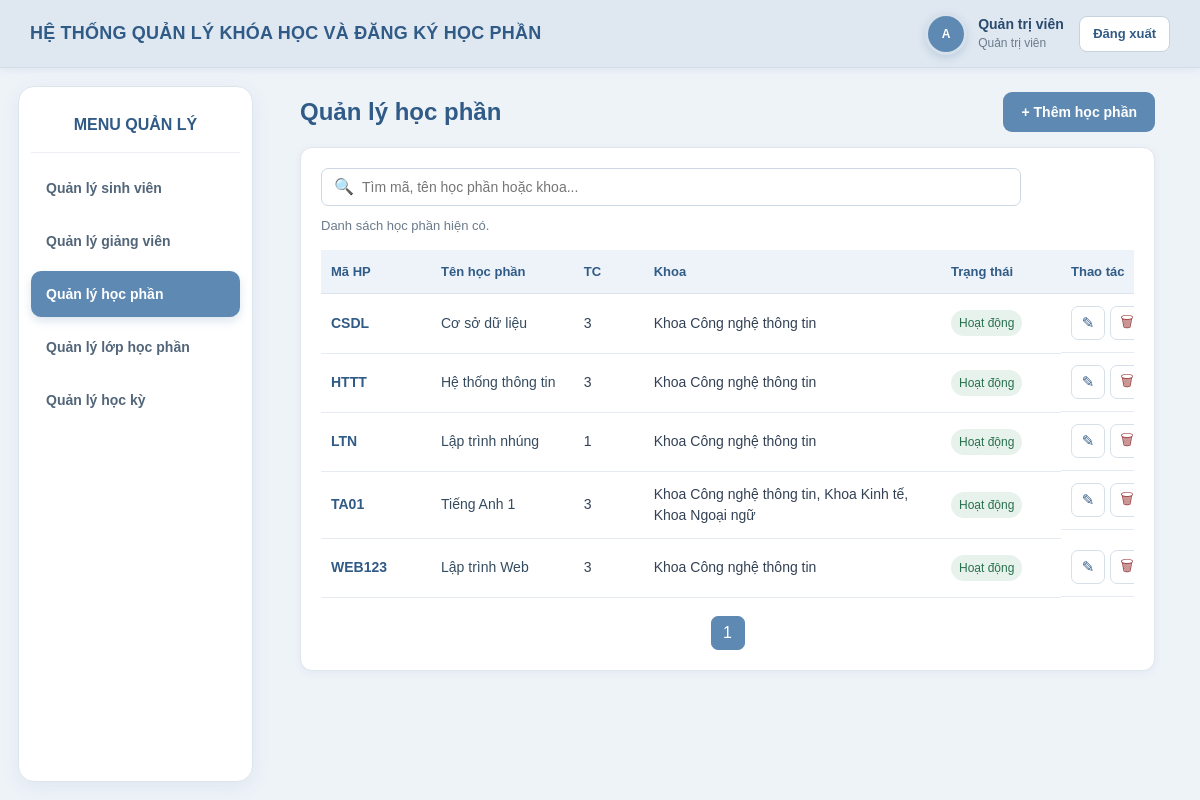
Page /BTL_web/public/index.php?r=admin/courses (signed in) on the committed database.
### tables this page shows
CREATE TABLE IF NOT EXISTS `courses` (
  `id` int NOT NULL AUTO_INCREMENT,
  `code` varchar(50) NOT NULL,
  `name` varchar(150) NOT NULL,
  `credits` tinyint UNSIGNED NOT NULL,
  `description` text,
  `status` tinyint(1) NOT NULL DEFAULT '1',
  PRIMARY KEY (`id`),
  UNIQUE KEY `code` (`code`)
);

### BTL_web/src/Core/Controller.php (called while the page is built, shortened)
<?php
abstract class Controller {
    protected function view(string $name, array $data=[]): void { extract($data); require dirname(__DIR__) . '/View/' . $name . '.php'; }
}

### BTL_web/src/Controller/CourseController.php (called while the page is built, shortened)
<?php
class CourseController extends Controller {
 private function repo():CourseRepository{return new CourseRepository($this->pdo);}
 public function index():void{Auth::requireRole('admin');$q=trim($_GET['q']??'');$page=max(1,(int)($_GET['page']??1));$r=$this->repo();$total=$r->count($q);[$page,$per,$off,$pages]=paginate($page,8,$total);$this->view('admin/courses/index',['rows'=>$r->findPage($q,$per,$off),'q'=>$q,'page'=>$page,'pages'=>$pages]);}
}

### BTL_web/src/Core/Router.php (called while the page is built, shortened)
<?php
class Router
{
    public function dispatch(string $route): void
    {
        [$class, $method] = $map[$route];
        $obj = new $class($this->pdo);
        $obj->$method();
    }
}

### BTL_web/public/index.php (called while the page is built, shortened)
<?php
require_once dirname(__DIR__) . '/src/Core/helpers.php';
require_once dirname(__DIR__) . '/src/Core/Controller.php';
require_once dirname(__DIR__) . '/src/Core/Router.php';
spl_autoload_register(function (string $class): void {
    $prefix = 'App\\';
    $file = dirname(__DIR__) . '/src/' . str_replace('\\', '/', substr($class, strlen($prefix))) . '.php';
});
$pdo = Database::connection();
$router = new Router($pdo);
$router->dispatch($_GET['r'] ?? 'home');

### BTL_web/src/Core/helpers.php (called while the page is built, shortened)
<?php
function e(mixed $value): string { return htmlspecialchars((string)$value, ENT_QUOTES | ENT_SUBSTITUTE, 'UTF-8'); }
function csrf_token(): string { return $_SESSION['_csrf'] ??= bin2hex(random_bytes(32)); }
function paginate(int $page, int $perPage, int $total): array { $perPage=max(1,min(50,$perPage)); $pages=max(1,(int)ceil($total/$perPage)); $page=max(1,min($pages,$page)); return [$page,$perPage,($page-1)*$perPage,$pages]; }

### BTL_web/src/Repository/CourseRepository.php (called while the page is built, shortened)
<?php
class CourseRepository
{
    private PDO $pdo;
    public function __construct(PDO $pdo)
    {
        $this->pdo = $pdo;
    }
public function count(string $q = ''): int
{
    $like = '%' . trim($q) . '%';
    $sql = "
        SELECT COUNT(DISTINCT c.id)
        FROM courses c
        LEFT JOIN course_faculties cf
            ON cf.course_id = c.id
        LEFT JOIN faculties f
            ON f.id = cf.faculty_id
        WHERE
            c.code LIKE :q1
            OR c.name LIKE :q2
            OR f.name LIKE :q3
    ";
    $stmt = $this->pdo->prepare($sql);
    $stmt->execute([
        ':q1' => $like,
        ':q2' => $like,
        ':q3' => $like
    ]);
    return (int)$stmt->fetchColumn();
}
public function findPage(
    string $q,
    int $limit,
    int $offset
): array {
    $like = '%' . trim($q) . '%';
    $limit = max(
        1,
        min((int)$limit, 100)
    );
    $offset = max(
        0,
        (int)$offset
    );
    $sql = "
        SELECT
            c.id,
            c.code,
            c.name,
            c.credits,
            c.status,
            GROUP_CONCAT(
                DISTINCT f.name
                ORDER BY f.name
                SEPARATOR ', '
            ) AS faculties
        FROM courses c
        LEFT JOIN course_faculties cf
            ON cf.course_id = c.id
        LEFT JOIN faculties f
            ON f.id = cf.faculty_id
        WHERE
            c.code LIKE :q1
            OR c.name LIKE :q2
            OR f.name LIKE :q3
        GROUP BY
            c.id,
            c.code,
            c.name,
            c.credits,
            c.status
        ORDER BY
            c.code ASC
        LIMIT :lim
        OFFSET :off
    ";
    $stmt = $this->pdo->prepare($sql);
    $stmt->bindValue(
        ':q1',
        $like,
        PDO::PARAM_STR
    );
    $stmt->bindValue(
        ':q2',
        $like,
        PDO::PARAM_STR
    );
    $stmt->bindValue(
        ':q3',
        $like,
        PDO::PARAM_STR
    );
    $stmt->bindValue(
        ':lim',
        $limit,
        PDO::PARAM_INT
    );
    $stmt->bindValue(
        ':off',
        $offset,
        PDO::PARAM_INT
    );
    $stmt->execute();
    return $stmt->fetchAll(PDO::FETCH_ASSOC);
}
}

### BTL_web/src/View/admin/courses/index.php (the view, shortened to what this page needs)
<?php
include dirname(__DIR__, 2) . '/layout/header.php';
$endpoint = BASE_URL . '?r=api/admin/search';
?>
<div data-admin-search data-type="courses" data-endpoint="<?= e($endpoint) ?>" data-base-url="<?= e(BASE_URL) ?>" data-csrf="<?= e(csrf_token()) ?>">
    <div class="course-toolbar">
        <h2>Quản lý học phần</h2>
        <a class="btn" href="<?= e(BASE_URL) ?>?r=admin/course/create">+ Thêm học phần</a>
    </div>
    <div class="card">
        <div class="search-row">
            <div class="smart-search">
                <span class="search-icon">🔍</span>
                <input class="input" type="text" data-search-input value="<?= e($q ?? '') ?>" placeholder="Tìm mã, tên học phần hoặc khoa..." autocomplete="off">
            </div>
        </div>
        <div class="search-status muted" data-search-result>
            <?= !empty($q) ? 'Kết quả tìm kiếm cho “' . e($q) . '”.' : 'Danh sách học phần hiện có.' ?>
        </div>
        <div class="course-table-wrap">
            <table class="course-table">
                <thead><tr><th style="width:110px">Mã HP</th><th>Tên học phần</th><th style="width:70px">TC</th><th>Khoa</th><th style="width:120px">Trạng thái</th><th style="width:110px">Thao tác</th></tr></thead>
                <tbody data-search-body>
                    <?php if (empty($rows)): ?>
                        <tr><td colspan="6" class="empty-row">Không tìm thấy học phần phù hợp.</td></tr>
                    <?php else: ?>
                        <?php foreach ($rows as $r): ?>
                            <tr>
                                <td><span class="course-code"><?= e($r['code']) ?></span></td>
                                <td><span class="course-name"><?= e($r['name']) ?></span></td>
                                <td><?= e($r['credits']) ?></td>
                                <td><div class="faculty-text"><?= e($r['faculties'] ?? '') ?></div></td>
                                <td><span class="badge <?= !$r['status'] ? 'off' : '' ?>"><?= $r['status'] ? 'Hoạt động' : 'Khóa' ?></span></td>
                                <td class="actions"><div class="action-row">
                                    <a class="icon-btn" title="Sửa" aria-label="Sửa" href="<?= e(BASE_URL) ?>?r=admin/course/edit&id=<?= (int)$r['id'] ?>">✎</a>
                                    <form method="post" action="<?= e(BASE_URL) ?>?r=admin/course/delete" onsubmit="return confirm('Bạn có chắc muốn xóa học phần này?');">
                                        <button class="icon-btn danger" type="submit" title="Xóa" aria-label="Xóa">🗑</button>
                                    </form>
                                </div></td>
                            </tr>
                        <?php endforeach; ?>
                    <?php endif; ?>
                </tbody>
            </table>
        </div>
        <div class="pagination" data-search-pagination>
            <?php for ($i = 1; $i <= ($pages ?? 1); $i++): ?>
                <a class="<?= $i === ($page ?? 1) ? 'active' : '' ?>" href="<?= e(BASE_URL) ?>?r=admin/courses&q=<?= urlencode($q ?? '') ?>&page=<?= $i ?>"><?= $i ?></a>
            <?php endfor; ?>
        </div>
    </div>
</div>
<?php include dirname(__DIR__, 2) . '/layout/footer.php'; ?>

### BTL_web/src/View/layout/header.php (style rules this page uses)
* { box-sizing: border-box; }
html, body { margin: 0; padding: 0; }
html { height: 100%; }
body { min-height: 100vh; font-family: Arial, sans-serif; background: #eef3f8; color: #334155; line-height: 1.5; overflow-x: hidden; }
a { text-decoration: none; color: #315b87; }
button, input, select, textarea { font-family: Arial, sans-serif; }
h1, h2, h3 { color: #315b87; }
h2 { margin-top: 0; }
.card { background: #ffffff; border: 1px solid #e0e6ed; border-radius: 12px; padding: 20px; box-shadow: 0 2px 8px rgba( 49, 91, 135, .06 ); margin-bottom: 18px; }
.input, select, textarea { width: 100%; padding: 10px 11px; border: 1px solid #ccd7e3; border-radius: 7px; background: #ffffff; color: #334155; font-family: Arial, sans-serif; font-size: 14px; }
.btn { min-width: 110px; min-height: 40px; padding: 9px 18px; border: none; border-radius: 9px; background: #5d89b2; color: #ffffff; cursor: pointer; display: inline-flex; align-items: center; justify-content: center; text-align: center; font-size: 14px; font-weight: 600; transition: background .2s ease, transform .15s ease, box-shadow .2s ease; white-space: nowrap; }
table { width: 100%; border-collapse: collapse; }
th, td { padding: 11px 9px; border-bottom: 1px solid #edf0f4; text-align: left; font-size: 14px; vertical-align: top; }
th { background: #f4f7fa; font-size: 13px; color: #415a73; }
.badge { display: inline-block; padding: 4px 8px; border-radius: 20px; font-size: 12px; background: #e7f2ec; color: #28704d; }
.pagination { display: flex; gap: 7px; margin-top: 15px; flex-wrap: wrap; }
.pagination a, .pagination span { padding: 7px 10px; border: 1px solid #d7e0e9; border-radius: 6px; }
.pagination .active { background: #5d89b2; color: #ffffff; }
.muted { color: #6b7b8c; font-size: 13px; }
.actions { display: flex; gap: 6px; flex-wrap: wrap; }

### BTL_web/src/View/admin/courses/index.php (style rules this page uses)
.course-toolbar { display:flex;align-items:center;justify-content:space-between;gap:15px;flex-wrap:wrap;margin-bottom:15px }
.course-toolbar h2 { margin:0 }
.smart-search { position:relative;flex:1 1 450px;max-width:700px }
.smart-search .search-icon { position:absolute;left:13px;top:50%;transform:translateY(-50%);pointer-events:none }
.smart-search .input { padding-left:40px;padding-right:40px;width:100%;min-width:0 }
.search-row { display:flex;gap:12px;align-items:center;flex-wrap:wrap }
.search-status { margin-top:10px }
.course-table-wrap { width:100%;overflow-x:auto;margin-top:14px }
.course-table { width:100%;min-width:850px;border-collapse:collapse }
.course-table th { background:#edf3f8;color:#315b87;font-weight:600;padding:12px 10px;text-align:left;border-bottom:1px solid #dce5ee }
.course-table td { padding:12px 10px;border-bottom:1px solid #e5ebf0;vertical-align:middle }
.course-code { font-weight:600;color:#315b87;white-space:nowrap }
.course-name { font-weight:500;color:#354b60 }
.faculty-text { max-width:260px;line-height:1.5 }
.action-row { display:flex;align-items:center;gap:5px;flex-wrap:nowrap;white-space:nowrap }
.actions { white-space:nowrap }
.actions form { margin:0;display:inline-flex }
.icon-btn { width:34px;height:34px;padding:0;display:inline-flex;align-items:center;justify-content:center;border:1px solid #d5e0ea;border-radius:7px;background:#fff;color:#315b87;cursor:pointer;text-decoration:none;font-size:15px }
.icon-btn.danger { color:#a04444 }
.pagination { display:flex;justify-content:center;align-items:center;gap:6px;margin-top:18px;flex-wrap:wrap }
.pagination a { min-width:34px;height:34px;display:inline-flex;align-items:center;justify-content:center;padding:0 8px;border-radius:7px;border:1px solid #d5e0ea;background:#fff;color:#315b87;text-decoration:none }
.pagination a.active { background:#5d89b2;border-color:#5d89b2;color:#fff }

### rows in the picture
courses: code "CSDL", name "Cơ sở dữ liệu", credits "3", faculties "Khoa Công nghệ thông tin", status "Hoạt động"
courses: code "HTTT", name "Hệ thống thông tin", credits "3", faculties "Khoa Công nghệ thông tin", status "Hoạt động"
courses: code "LTN", name "Lập trình nhúng", credits "1", faculties "Khoa Công nghệ thông tin", status "Hoạt động"
courses: code "TA01", name "Tiếng Anh 1", credits "3", faculties "Khoa Công nghệ thông tin, Khoa Kinh tế, Khoa Ngoại ngữ", status "Hoạt động"
courses: code "WEB123", name "Lập trình Web", credits "3", faculties "Khoa Công nghệ thông tin", status "Hoạt động"

### other values in the picture
$avatarText "A"
$fullName "Quản trị viên"
$roleName "Quản trị viên"
